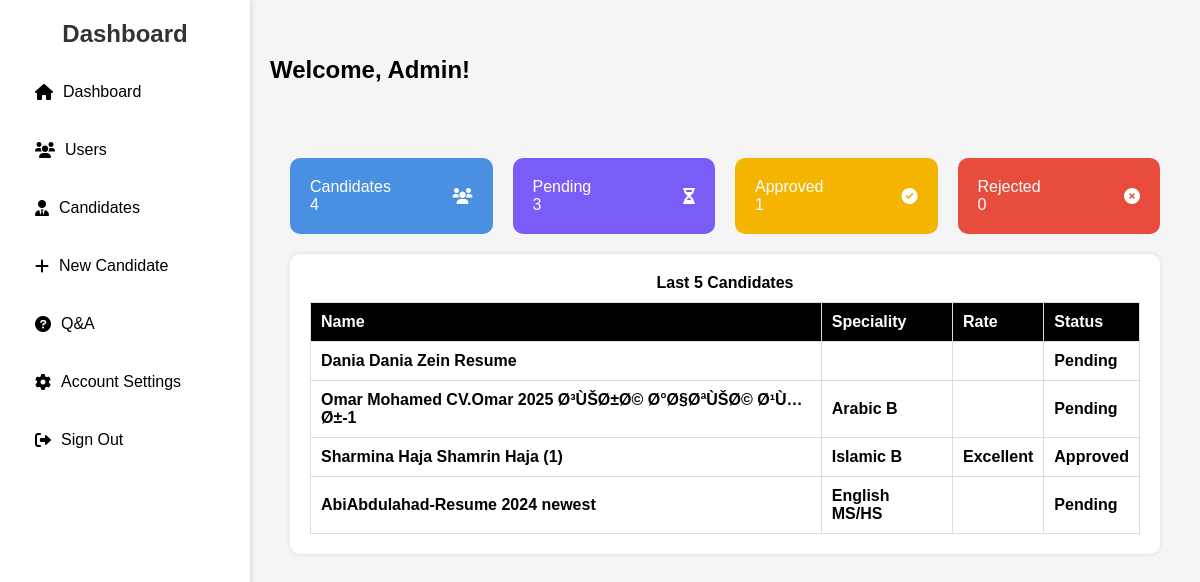
The app's page /Dashboard.php (signed in) with its own data.
### tables this page shows
CREATE TABLE `Candidates` (
  `id` int(11) NOT NULL,
  `name` varchar(255) NOT NULL,
  `speciality` text NOT NULL,
  `interviewer` text NOT NULL,
  `interview_date` text NOT NULL,
  `current_location` text NOT NULL,
  `cv_path` text NOT NULL,
  `rate` text NOT NULL,
  `state` text NOT NULL,
  `way` text NOT NULL,
  `total_points` varchar(255) NOT NULL,
  `quest` text NOT NULL,
  `overall_feedback` text DEFAULT NULL,
  `final_decision` text DEFAULT NULL
);

### Dashboard.php (the view, shortened to what this page needs)
<?php require 'header.php';?>
    <div class="content"> <br> <br>
  <div class="cards">
    <div class="card">
        <span>Candidates <br> <?php echo $candidateCount; ?></span>
        <i class="fas fa-users"></i>
    </div>
    <div class="card">
        <span>Pending <br> <?php echo $pendingCount; ?></span>
        <i class="fas fa-hourglass-half"></i>
    </div>
    <div class="card">
        <span>Approved <br> <?php echo $approvedCount; ?></span>
        <i class="fas fa-check-circle"></i>
    </div>
    <div class="card" style="background: #e74c3c;">
        <span>Rejected <br> <?php echo $rejectedCount; ?></span>
        <i class="fas fa-times-circle"></i>
    </div>
</div>
        <div class="table-container">
              <center> <b> Last 5 Candidates<b></center>
            <table>
             <tbody>
             <tr>
            <th style="background: black; color: white; padding: 10px;">Name</th>
            <th style="background: black; color: white; padding: 10px;">Speciality</th>
            <th style="background: black; color: white; padding: 10px;">Rate</th>
            <th style="background: black; color: white; padding: 10px;">Status</th>
             </tr>
       <?php
if ($result && $result->num_rows > 0) {
    while ($row = $result->fetch_assoc()) {
        $name = htmlspecialchars($row['name']);
        $speciality = htmlspecialchars($row['speciality']);
        $rate = htmlspecialchars($row['rate']);
         $state = htmlspecialchars($row['state']);
        echo "<tr>
                <td>{$name}</td>
                <td>{$speciality}</td>
                <td>{$rate}</td>
                <td>{$state}</td>
              </tr>";
    }
} else {
    echo "<tr><td colspan='3'>No candidates found</td></tr>";
}
?>
    </tbody>
            </table>
        </div>
    </div>
</body>
</html>

### header.php (shortened to what this page needs)
<?php
$servername = "sql303.infinityfree.com";
$username = "if0_38485688";
$password = "cexWqtvxJ70";
$dbname = "if0_38485688_ngs";
$conn = new mysqli($servername, $username, $password, $dbname);
$conn->set_charset("utf8");
$sql = "SELECT * FROM Candidates ORDER BY id DESC LIMIT 5";
$result = $conn->query($sql);
$candidateCountQuery = "SELECT COUNT(*) AS total FROM Candidates";
$candidateCountResult = $conn->query($candidateCountQuery);
$candidateCount = ($candidateCountResult->num_rows > 0) ? $candidateCountResult->fetch_assoc()['total'] : 0;
$approvedCountQuery = "SELECT COUNT(*) AS total FROM Candidates WHERE state = 'Approved'";
$approvedCountResult = $conn->query($approvedCountQuery);
$approvedCount = ($approvedCountResult->num_rows > 0) ? $approvedCountResult->fetch_assoc()['total'] : 0;
$pendingCountQuery = "SELECT COUNT(*) AS total FROM Candidates WHERE state = 'pending'";
$pendingCountResult = $conn->query($pendingCountQuery);
$pendingCount = ($pendingCountResult->num_rows > 0) ? $pendingCountResult->fetch_assoc()['total'] : 0;
$rejectedCountQuery = "SELECT COUNT(*) AS total FROM Candidates WHERE state = 'rejected'";
$rejectedCountResult = $conn->query($rejectedCountQuery);
$rejectedCount = ($rejectedCountResult->num_rows > 0) ? $rejectedCountResult->fetch_assoc()['total'] : 0;
?>
<!DOCTYPE html>
<html lang="en">
<head>
    <link rel="stylesheet" href="https://cdnjs.cloudflare.com/ajax/libs/font-awesome/6.0.0/css/all.min.css">
   <link href="https://unpkg.com/aos@2.3.1/dist/aos.css" rel="stylesheet">
    <link rel="stylesheet" href="https://cdnjs.cloudflare.com/ajax/libs/animate.css/4.1.1/animate.min.css">
    <link rel="stylesheet" type="text/css" href="https://cdn.datatables.net/1.13.6/css/jquery.dataTables.min.css">
    <link rel="stylesheet" href="https://cdnjs.cloudflare.com/ajax/libs/limonte-sweetalert2/11.7.12/sweetalert2.min.css">
</head>
<body>
    <div class="sidebar">
        <h2>Dashboard</h2>
        <ul>
            <li><i class="fas fa-home"></i><a href="Dashboard.php"> Dashboard</a></li>
         <?php
if (isset($_SESSION["role"]) && $_SESSION["role"] === "admin") {
    echo '<li><i class="fas fa-users"></i><a href="users.php"> Users</a></li>';
}
?>
            <li><i class="fas fa-user-tie"></i><a href="candidates.php"> Candidates</a></li>
            <li><i class="fa fa-plus"></i><a href="add.php">New Candidate</a></li>
            <?php
if (isset($_SESSION["role"]) && $_SESSION["role"] === "admin") {
    echo ' <li><i class="fas fa-question-circle"></i><a href="qa.php"> Q&A</a></li>';
}
?>
            <li><i class="fas fa-cog"></i><a href="settings.php">Account Settings</a></li>
            <li><i class="fas fa-sign-out-alt"></i><a href="logout.php"> Sign Out</a></li>
        </ul>
    </div>
     <div class="content"> <br> <br>
        <h2>Welcome,  <?php echo $_SESSION['name']; ?>!</h2><br>

### header.php (style rules this page uses)
* { margin: 0; padding: 0; box-sizing: border-box; font-family: Arial, sans-serif; }
body { display: flex; height: 100vh; background: #f5f5f5; }
.sidebar { width: 250px; background: #fff; padding: 20px; box-shadow: 2px 0 5px rgba(0, 0, 0, 0.1); }
.sidebar h2 { text-align: center; margin-bottom: 20px; color: #333; }
.sidebar ul { list-style: none; }
.sidebar ul li { padding: 15px; margin-bottom: 10px; cursor: pointer; display: flex; align-items: center; transition: 0.3s; }
.sidebar ul li i { margin-right: 10px; }
.content { flex: 1; padding: 20px; }
.cards { display: flex; gap: 20px; }
.card { flex: 1; padding: 20px; border-radius: 10px; color: white; display: flex; justify-content: space-between; align-items: center; }
.card:nth-child(1) { background: #4a90e2; }
.card:nth-child(2) { background: #7b5cf7; }
.card:nth-child(3) { background: #f4b400; }
.table-container { margin-top: 20px; background: white; padding: 20px; border-radius: 10px; box-shadow: 0 0 5px rgba(0, 0, 0, 0.1); }
table { width: 100%; border-collapse: collapse; margin-top: 10px; }
table th, table td { border: 1px solid #ddd; padding: 10px; text-align: left; }
table th { background: #eee; }
a { text-decoration: none; color: inherit; }

### records on screen
candidates: name "Dania Dania Zein Resume", state "Pending"
candidates: name "Omar Mohamed CV.Omar 2025 Ø³ÙŠØ±Ø© Ø°Ø§ØªÙŠØ© Ø¹Ù…Ø±-1", speciality "Arabic B", state "Pending"
candidates: name "Sharmina Haja Shamrin Haja (1)", speciality "Islamic B", rate "Excellent", state "Approved"
candidates: name "AbiAbdulahad-Resume 2024 newest", speciality "English MS/HS", state "Pending"

### other values on screen
$_SESSION['name'] "Admin"
$candidateCount "4"
$pendingCount "3"
$approvedCount "1"
$rejectedCount "0"
